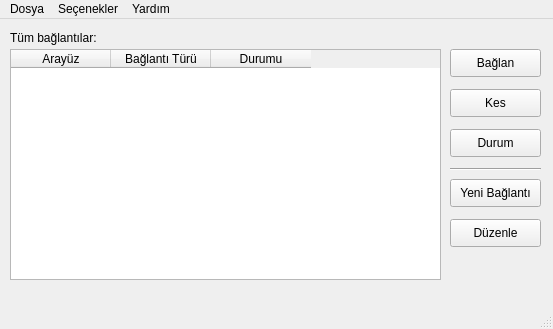
<ui version="4.0" >
 <class>NetworkManager</class>
 <widget class="QMainWindow" name="NetworkManager" >
  <property name="geometry" >
   <rect>
    <x>0</x>
    <y>0</y>
    <width>553</width>
    <height>329</height>
   </rect>
  </property>
  <property name="windowTitle" >
   <string>Ağ Yöneticisi</string>
  </property>
  <widget class="QWidget" name="centralwidget" >
   <property name="geometry" >
    <rect>
     <x>0</x>
     <y>30</y>
     <width>553</width>
     <height>276</height>
    </rect>
   </property>
   <widget class="QTableWidget" name="listNetworks" >
    <property name="geometry" >
     <rect>
      <x>10</x>
      <y>30</y>
      <width>431</width>
      <height>231</height>
     </rect>
    </property>
    <column>
     <property name="text" >
      <string>Arayüz</string>
     </property>
    </column>
    <column>
     <property name="text" >
      <string>Bağlantı Türü</string>
     </property>
    </column>
    <column>
     <property name="text" >
      <string>Durumu</string>
     </property>
    </column>
   </widget>
   <widget class="QPushButton" name="connectButton" >
    <property name="geometry" >
     <rect>
      <x>450</x>
      <y>30</y>
      <width>91</width>
      <height>28</height>
     </rect>
    </property>
    <property name="text" >
     <string>Bağlan</string>
    </property>
   </widget>
   <widget class="QPushButton" name="disconnectButton" >
    <property name="geometry" >
     <rect>
      <x>450</x>
      <y>70</y>
      <width>91</width>
      <height>28</height>
     </rect>
    </property>
    <property name="text" >
     <string>Kes</string>
    </property>
   </widget>
   <widget class="QPushButton" name="newButton" >
    <property name="geometry" >
     <rect>
      <x>450</x>
      <y>160</y>
      <width>91</width>
      <height>28</height>
     </rect>
    </property>
    <property name="text" >
     <string>Yeni Bağlantı</string>
    </property>
   </widget>
   <widget class="Line" name="line" >
    <property name="geometry" >
     <rect>
      <x>450</x>
      <y>140</y>
      <width>91</width>
      <height>20</height>
     </rect>
    </property>
    <property name="orientation" >
     <enum>Qt::Horizontal</enum>
    </property>
   </widget>
   <widget class="QPushButton" name="statusButton" >
    <property name="geometry" >
     <rect>
      <x>450</x>
      <y>110</y>
      <width>91</width>
      <height>28</height>
     </rect>
    </property>
    <property name="text" >
     <string>Durum</string>
    </property>
   </widget>
   <widget class="QPushButton" name="reconfigButton" >
    <property name="geometry" >
     <rect>
      <x>450</x>
      <y>200</y>
      <width>91</width>
      <height>28</height>
     </rect>
    </property>
    <property name="text" >
     <string>Düzenle</string>
    </property>
   </widget>
   <widget class="QLabel" name="label" >
    <property name="geometry" >
     <rect>
      <x>10</x>
      <y>10</y>
      <width>101</width>
      <height>18</height>
     </rect>
    </property>
    <property name="text" >
     <string>Tüm bağlantılar:</string>
    </property>
   </widget>
  </widget>
  <widget class="QMenuBar" name="menubar" >
   <property name="geometry" >
    <rect>
     <x>0</x>
     <y>0</y>
     <width>553</width>
     <height>30</height>
    </rect>
   </property>
   <widget class="QMenu" name="menuDosya" >
    <property name="title" >
     <string>Dosya</string>
    </property>
    <addaction name="actionYap_land_r" />
    <addaction name="action_k" />
   </widget>
   <widget class="QMenu" name="menuSe_enekler" >
    <property name="title" >
     <string>Seçenekler</string>
    </property>
   </widget>
   <widget class="QMenu" name="menu_k" >
    <property name="title" >
     <string>Yardım</string>
    </property>
    <addaction name="actionA_Y_neticisi_Hakk_nda" />
    <addaction name="actionQT_Hakk_nda" />
   </widget>
   <addaction name="menuDosya" />
   <addaction name="menuSe_enekler" />
   <addaction name="menu_k" />
  </widget>
  <widget class="QStatusBar" name="statusbar" >
   <property name="geometry" >
    <rect>
     <x>0</x>
     <y>306</y>
     <width>553</width>
     <height>23</height>
    </rect>
   </property>
  </widget>
  <action name="actionA_Y_neticisi_Hakk_nda" >
   <property name="text" >
    <string>Ağ Yöneticisi Hakkında</string>
   </property>
  </action>
  <action name="actionQT_Hakk_nda" >
   <property name="text" >
    <string>QT Hakkında</string>
   </property>
  </action>
  <action name="actionYap_land_r" >
   <property name="text" >
    <string>Yapılandır</string>
   </property>
  </action>
  <action name="action_k" >
   <property name="text" >
    <string>Çık</string>
   </property>
  </action>
 </widget>
 <resources/>
 <connections/>
</ui>
